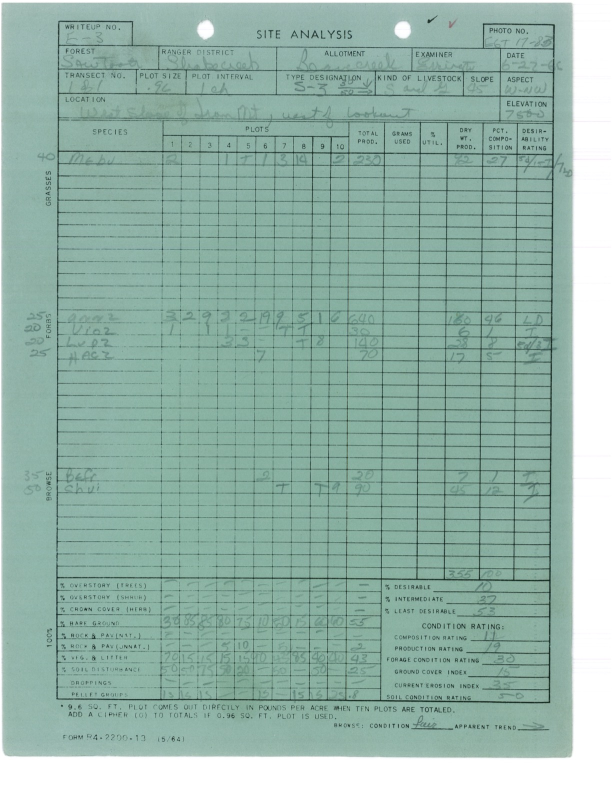
#> input picture archive/char_detection/highRes_ForestService.jpg, 1224 x 1584 px (shown at 1/2 size)
$ python pre_processing.py ../char_detection out
#> lines starting #> are read from the running program, lines starting #| are printed output that depends on the picture; after the words box and inside, x2 and y2 are one past the last pixel; in counts of white or black regions, pixels touching at a corner belong together
# Author: Joshua Soutelo Vieira
# Date: 06/01/2021

"""
This file takes single character cropped images as input. Then, some runs
pre-processing functions them. Lastly, it outputs a CSV file containing
the class label of that instance along with all its pixel.
"""


# Imports
import os
import csv
import argparse

import cv2
import numpy as np
from matplotlib import pyplot as plt


FILE_NAME = "Forest-characters.csv"


### Data loading function ###


def grab_images(folder):
  paths = os.listdir(folder)
  return [f"{DATA_FOLDER}/{path}" for path in paths]


### Preprocessing functions ###


# Gray scale image + Tresholding => B&W image
def bw(image, threshold=None, show=False):
  # First transform the image to gray scale
  gray_img = cv2.imread(image, cv2.IMREAD_GRAYSCALE)
  # Sometimes we choose to set the threshold manually assuming that the Otsu
  # algorithm wasn't unable to find a proper one
  if threshold:
    (thresh, bw_img) = cv2.threshold(
      gray_img,
      threshold,
      255,
      cv2.THRESH_BINARY_INV)
  else:
    # Treshold set to -0 to point out that it's Otsu's algorithm job to
    # decide it
    (thresh, bw_img) = cv2.threshold(
      gray_img,
      -0,
      255,
      cv2.THRESH_BINARY_INV | cv2.THRESH_OTSU)
  if show:
      show_image(gray_img, "Gray scale")
      show_image(bw_img, "Trehshold (B&W)")

  return bw_img


# Gaussian Blur
def gauss_blur(image, show=False):

  gauss_img = cv2.GaussianBlur(
    src=image,
    ksize=(3,3),
    sigmaX=.5)

  if show: show_image(gauss_img, "Gaussian Blur")

  return gauss_img


"""
 It coalesces rectangles until we end up with the outmost rectangle. It only takes into account rectangles that
 are at least
"""
# ROI Extraction
def roi(bw_img, gauss_img, rect_thresh=3, show=False):

  ctrs, hier = cv2.findContours(
    bw_img,
    cv2.RETR_EXTERNAL,
    cv2.CHAIN_APPROX_NONE)

  rects = [cv2.boundingRect(ctr) for ctr in ctrs]

  if len(rects) == 1: # Only one contour found
    x, y, w, h = rects[0]

  else:
    # This approach coalesces rectangles in a way that we end up
    # with the outmost ROI
    x, y, w, h = (None, None, None, None)
    for r in rects:
      # Unpack elements
      x1, y1, w1, h1 = r
      # If the width or height of the rectangle passes a threshold
      # value
      if w1 >= rect_thresh and h1 >= rect_thresh:
        if x != None and y != None and w != None and h != None:
          # We have to take that x or y that is closer to the origin
          if x1 < x:
            x_tmp = x1
          else:
            x_tmp = x
          if y1 < y:
            y_tmp = y1
          else:
            y_tmp = y
          # We have to compute the new width and height with respect
          # of the outer x and y
          if x1 + w1 > x + w:
            w_tmp = (x1 + w1) - x_tmp
          else:
            w_tmp = (x + w) - x_tmp
          if y1 + h1 > y + h:
            h_tmp = (y1 + h1) - y_tmp
          else:
            h_tmp = (y + h) - y_tmp
          # Update the outmost ROI
          x, y, w, h = x_tmp, y_tmp, w_tmp, h_tmp
        else:
          x, y, w, h = r
    # We didn't find a proper rectangle. Assing the one with smallest
    # width or height so we assure that the thresholding algorithm
    # will run again with a manual value
    if x == None and y == None and w == None and h == None:
      x, y, w, h = rects[0]
      for r in rects[1:]:
        x1, y1, w1, h1 = r
        if w1 < w or h1 < h:
          x, y, w, h = r
  """
  for r in rects:
      x1, y1, w1, h1 = r
      show_image(gauss_img[y1:y1+h1, x1:x1+w1])
  """
  roi = gauss_img[y:y+h, x:x+w]
  if show: show_image(roi, "ROI")

  return roi


def pad_resize(roi_img, show=False):
    # From EMNIST paper...
    # Extracted ROI centered in a square frame with lengths equal to
    # the largest dimension
    h, w = roi_img.shape
    l_dim = max(h, w)
    bg_img = np.zeros((l_dim, l_dim)).astype('uint8')

    # Compute xoff and yoff for placement of upper left corner of
    # resized image
    yoff = round((l_dim-h)/2)
    xoff = round((l_dim-w)/2)

    cent_img = bg_img.copy()
    cent_img[yoff:yoff+h, xoff:xoff+w] = roi_img
    if show: show_image(cent_img, "Centered")

    # Square frame padded with two empty pixels
    pad_img = cv2.copyMakeBorder(
      cent_img,
      2, 2, 2, 2,
      cv2.BORDER_CONSTANT,
      None,
      0)
    if show: show_image(pad_img, "Padded")

    # Downscale or upscale
    # https://www.tutorialkart.com/opencv/python/opencv-python-resize-image/
    res_img = cv2.resize(
      src=pad_img,
      dsize=(28,28),
      interpolation=cv2.INTER_CUBIC)
    if show: show_image(res_img, "Resized Image")

    return res_img


"""
Preprocess loop - Updated version.

If the ROI extracted is too small we run again all preprocessing steps starting from the thresholding. This time,
we set the threshold value manually, since Otsu's algorithm optimal value didn't work last time.
"""
def main():

  # CSV file hanlders
  csv_file = open(f"{OUTPUT_FOLDER}/{FILE_NAME}", "w")
  csvwriter = csv.writer(
    csv_file,
    delimiter=',',
    quotechar='|',
    quoting=csv.QUOTE_MINIMAL)

  # All cropped single character image paths
  img_paths = grab_images(DATA_FOLDER)

  for img_path in img_paths:
    img_name = img_path.split("/")[-1]
    #print(img_name)

    # Do pre-processing
    img = cv2.imread(img_path)
#> img is the input picture: shape (1584, 1224, 3); mean B, G, R 169, 179.9, 148.4
    bw_img = bw(img_path)
#> in bw, `gray_img = cv2.imread(image, cv2.IMREAD_GRAYSCALE)`:
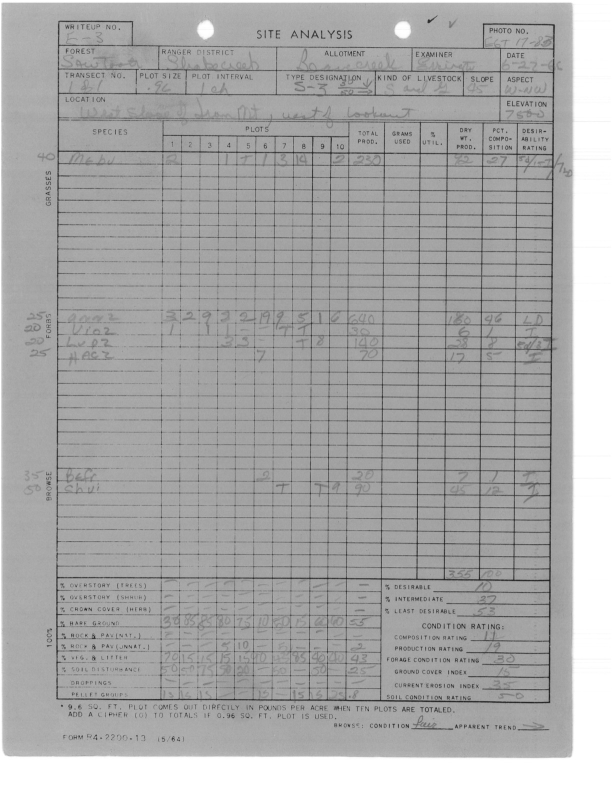
#> gray_img: shape (1584, 1224) (shown at 1/2 size); min 17, max 255, mean 169.2
#> in bw, `(thresh, bw_img) = cv2.threshold( gray_img, -0, 255, cv2.THRESH_BINARY..`:
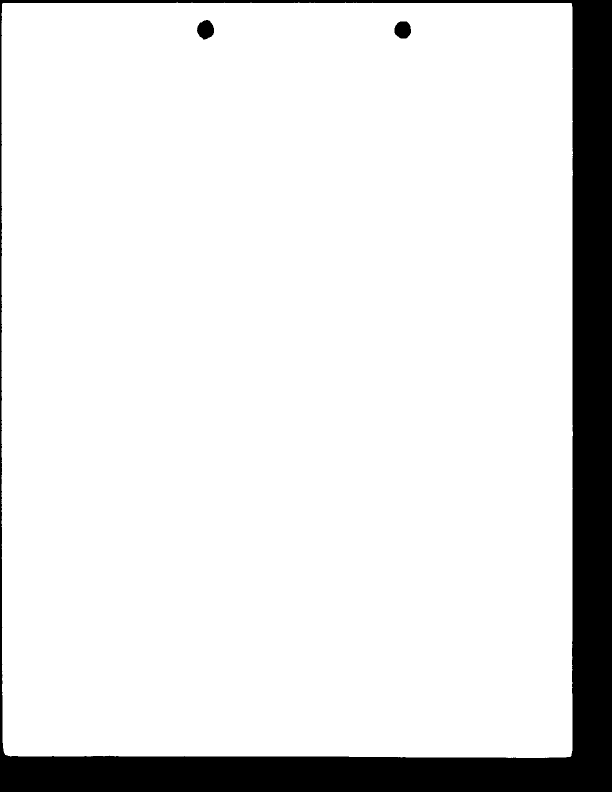
#> bw_img: shape (1584, 1224) (shown at 1/2 size); 88.7% white; 3 black regions
#> in bw, `(thresh, bw_img) = cv2.threshold( gray_img, -0, 255, cv2.THRESH_BINARY..`: thresh = 205
    gauss_img = gauss_blur(bw_img)
    roi_img = roi(bw_img, gauss_img)
#> in roi, `ctrs, hier = cv2.findContours( bw_img, cv2.RETR_EXTERNAL, cv2.CHAIN_AP..`: ctrs = 1 contour; box (x1, y1, x2, y2) and area: (3, 5, 1146, 1516) 1718176
#> in roi, `rects = [cv2.boundingRect(ctr) for ctr in ctrs]`: rects = [(3, 5, 1143, 1511)]
#> in roi, `x, y, w, h = rects[0]`: x = 3; y = 5; w = 1143; h = 1511
#> in roi, `roi = gauss_img[y:y+h, x:x+w]`:
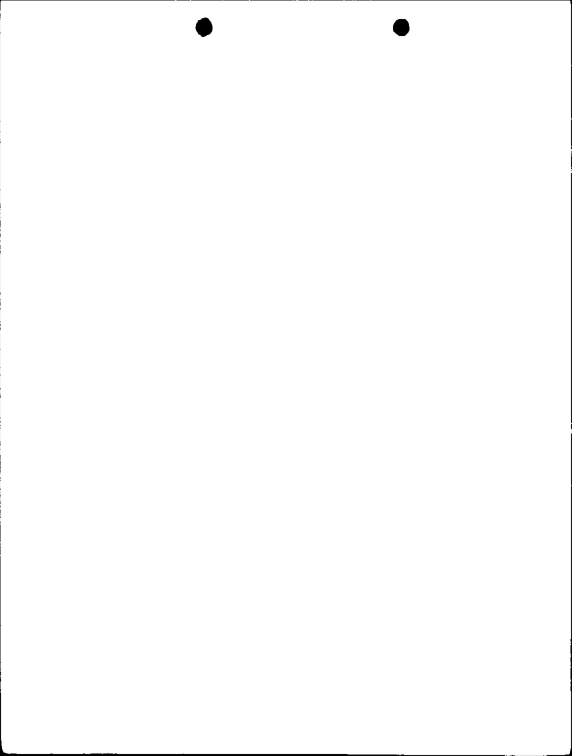
#> roi: shape (1511, 1143) (shown at 1/2 size); min 0, max 255, mean 253.8

    # Check if ROI is too small to re-run it with a manual threshold
    h, w = roi_img.shape
#> h = 1511; w = 1143
    if h <= 2 or w <= 2:
      bw_img = bw(img_path, threshold=150)
      gauss_img = gauss_blur(bw_img)

      roi_img = roi(bw_img, gauss_img)

    result = pad_resize(roi_img)
#> in pad_resize, `cent_img[yoff:yoff+h, xoff:xoff+w] = roi_img`:
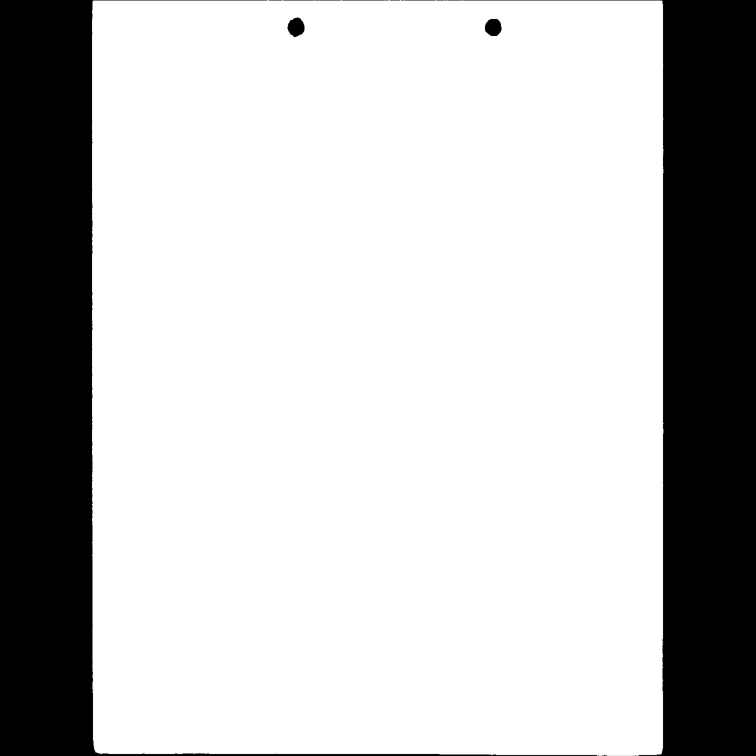
#> cent_img: shape (1511, 1511) (shown at 1/2 size); min 0, max 255, mean 192
#> in pad_resize, `res_img = cv2.resize( src=pad_img, dsize=(28,28), interpolation=cv2.IN..`:
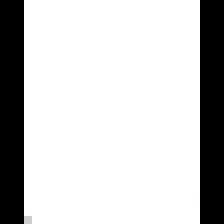
#> res_img: shape (28, 28) (shown 8 times larger); min 0, max 255, mean 200.3

    if SAVE_PREPROCESSED_IMAGES:
      cv2.imwrite(f'{OUTPUT_FOLDER}/{img_name}',result)

    # Write to CSV file
    csvwriter.writerow(["None"] + result.flatten().tolist())

  csv_file.close()
  print("Preprocessing done")


if __name__ == "__main__":

  parser = argparse.ArgumentParser()
  parser.add_argument(
    "input",
    help="folder containing cropped instances of single characters")
  parser.add_argument(
    "output",
    help="folder containing the pre-processing results")
  parser.add_argument(
    "--save",
    help="saves preprocessed images to output folder",
    action="store_true")

  args = parser.parse_args()

  # Should contain all cropped single character images
  global DATA_FOLDER
  global OUTPUT_FOLDER
  global SAVE_PREPROCESSED_IMAGES

  DATA_FOLDER = args.input
  OUTPUT_FOLDER = args.output
  SAVE_PREPROCESSED_IMAGES = args.save

  main()
